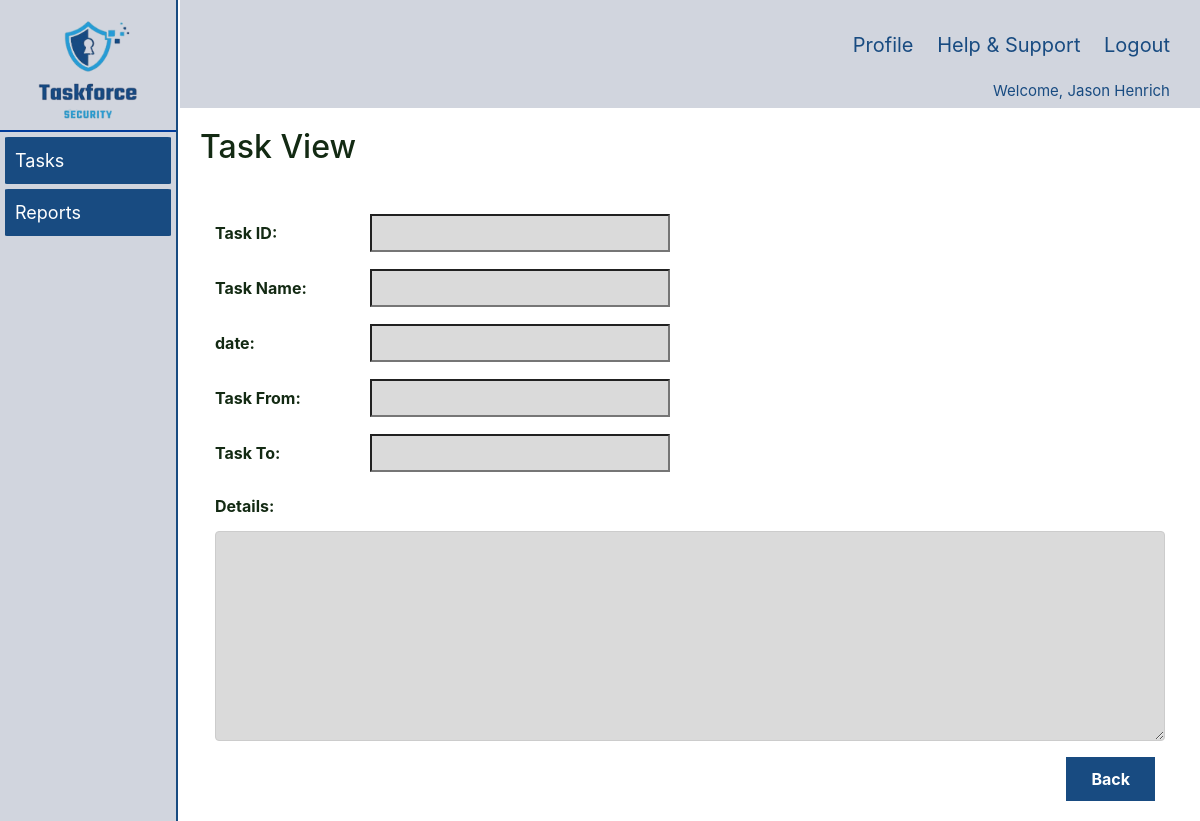
Page /security_officer/task_view.php?taskId=50002 (signed in) on the earlier database version.
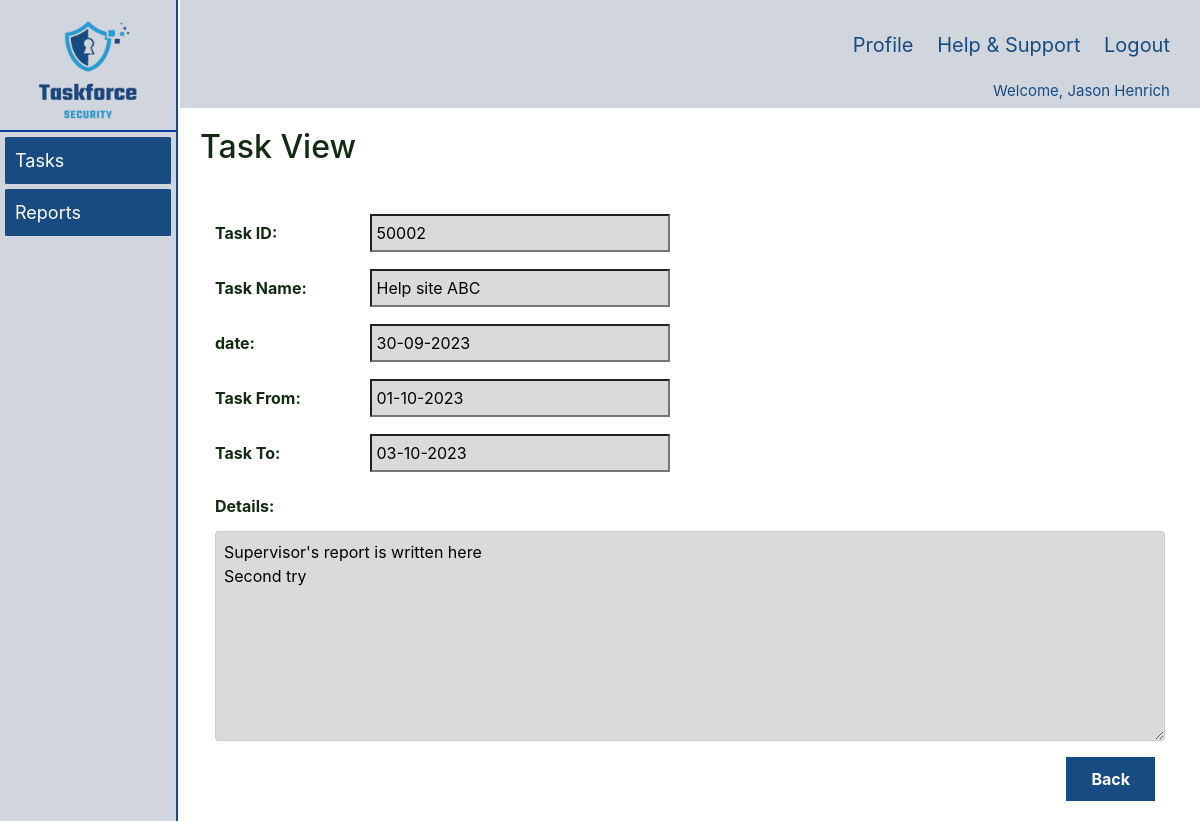
Same page on the later database version.
### tables this page shows
CREATE TABLE `task` (
  `taskId` int(5) NOT NULL,
  `taskName` varchar(50) NOT NULL,
  `taskDetailsCli` text NOT NULL,
  `taskDetailsDis` text DEFAULT NULL,
  `taskDetailsSup` text DEFAULT NULL,
  `dateCreated` date NOT NULL,
  `dateFrom` date NOT NULL,
  `dateTo` date NOT NULL,
  `statusDis` char(5) NOT NULL,
  `statusSup` char(5) DEFAULT NULL,
  `dispatcherId` int(5) DEFAULT NULL,
  `securityOfficerId` int(11) DEFAULT NULL,
  `supervisorId` int(5) DEFAULT NULL,
  `scheduleId` int(5) DEFAULT NULL,
  `declineReason` text DEFAULT NULL,
  `timestamp` timestamp NOT NULL DEFAULT current_timestamp() ON UPDATE current_timestamp()
);

### security_officer/task_view.php (the view, shortened to what the changed rows need)
<!DOCTYPE html>
<html lang="en">
<head>
    <link rel="stylesheet" href="../styles/navigation.css" />
    <link rel="stylesheet" href="../styles/style.css" />
    <link rel="stylesheet" href="https://cdn.jsdelivr.net/npm/bootstrap@4.6.2/dist/css/bootstrap.min.css">
</head>
<body>
    <div class="wrapper">
        <div class="right_content">
            <div class="main_content">
                <?php
                require_once "../inc/dbconn.inc.php";
                $sql = "SELECT * FROM Task T WHERE T.statusSup ='SUP03' AND T.taskId = " . $_REQUEST['taskId'] . " LIMIT 1";
                $result = $conn->query($sql);
                $task =  $result->fetch_assoc();
                ?>
                <div class="main_content">
                    <h2>Task View</h2>
                    <div class="container mt-5">
                        <form action="" id="myForm" method="GET">
                            <div class="form-group readOnly">
                                <label for="id-task">Task ID:</label>
                                <input type="text" id="id-task" name="task" value="<?php echo $task['taskId'] ?? ''; ?>" readonly>
                            </div>
                            <div class="form-group readOnly">
                                <label for="task-name">Task Name:</label>
                                <input type="text" id="task-name" name="taskname" value="<?php echo isset($task['taskName']) ? htmlspecialchars($task['taskName']) : ''; ?>" readonly>
                            </div>
                            <div class="form-group readOnly">
                                <label for="date">date:</label>
                                <input type="text" id="date" name="date" value="<?php if (isset($task['dateCreated'])) {
                                                                                    $dateCreated = date('d-m-Y', strtotime($task['dateCreated']));
                                                                                    echo htmlspecialchars($dateCreated);
                                                                                } else {
                                                                                    echo '';
                                                                                } ?>" readonly>
                            </div>
                            <div class="form-group readOnly">
                                <label for="date">Task From:</label>
                                <input type="text" id="dateFrom" name="dateFrom" value="<?php if (isset($task['dateFrom'])) {
                                                                                            $dateFrom = date('d-m-Y', strtotime($task['dateFrom']));
                                                                                            echo htmlspecialchars($dateFrom);
                                                                                        } else {
                                                                                            echo '';
                                                                                        } ?>" readonly>
                            </div>
                            <div class="form-group readOnly">
                                <label for="date">Task To:</label>
                                <input type="text" id="dateTo" name="dateTo" value="<?php if (isset($task['dateTo'])) {
                                                                                        $dateTo = date('d-m-Y', strtotime($task['dateTo']));
                                                                                        echo htmlspecialchars($dateTo);
                                                                                    } else {
                                                                                        echo '';
                                                                                    } ?>" readonly>
                            </div>
                            <?php
                            if (isset($task['taskDetailsSup'])) {
                                $taskDetailsSup = htmlspecialchars($task['taskDetailsSup']) . "\n";
                            } else {
                                $taskDetailsSup = '';
                            }
                            ?>
                            <span class="labelAndTextarea readOnly">
                                <label for="details">Details:</label>
                                <textarea id="details" name="details" rows="8" cols="50" required><?php echo $taskDetailsSup; ?></textarea>
                            </span>
                        </form>
                    </div>
                </div>
            </div>
        </div>
    </div>
</body>
</html>

Differences in the rows shown:
now on this page (row edited): task: task "50002", taskname "Help site ABC", date "30-09-2023", dateFrom "01-10-2023", dateTo "03-10-2023", details "Supervisor's report is written here Second try"
